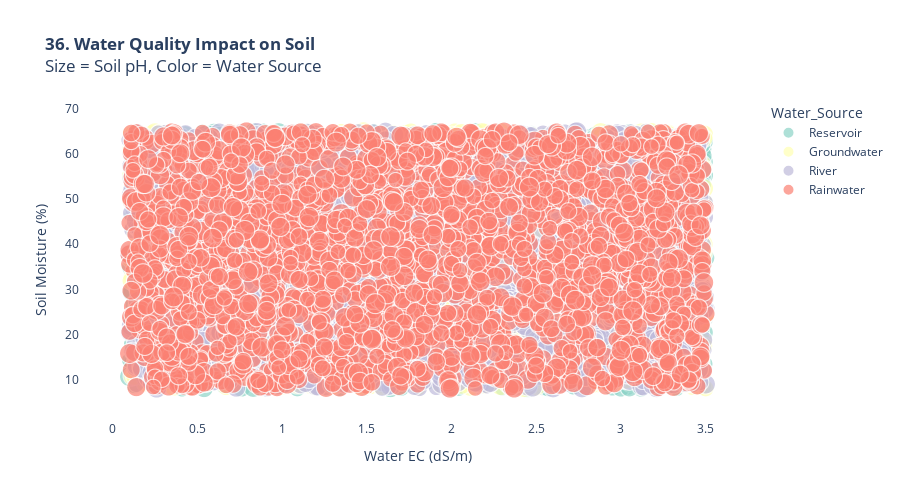

Write notebook code for a chart like this one.
### Markdown cell above
### *36. Water Quality Impact*

### Code cell
print("\n36. Water Quality Analysis...")

fig36 = px.scatter(df, x='Electrical_Conductivity', y='Soil_Moisture',
                   color='Water_Source', size='Soil_pH',
                   title='<b>36. Water Quality Impact on Soil</b><br>Size = Soil pH, Color = Water Source',
                   labels={'Electrical_Conductivity': 'Water EC (dS/m)', 'Soil_Moisture': 'Soil Moisture (%)'},
                   color_discrete_sequence=water_source_colors)

fig36.update_layout(height=500, plot_bgcolor='white')
fig36.show()

### Figure 1 — Plotly figure (JSON) as saved in the notebook; plotly's stock layout.template omitted (floating-point values rounded to 4 significant figures; data arrays with more than 128 entries replaced by an {"elided": "..."} marker saying what was removed)
{"data": [{"hovertemplate": "Water_Source=Reservoir<br>Water EC (dS/m)=%{x}<br>Soil Moisture (%)=%{y}<br>Soil_pH=%{marker.size}<extra></extra>", "legendgroup": "Reservoir", "marker": {"color": "rgb(141,211,199)", "size": {"elided": "2513 float values"}, "sizemode": "area", "sizeref": 0.0205, "symbol": "circle"}, "mode": "markers", "name": "Reservoir", "showlegend": true, "type": "scattergl", "x": {"elided": "2513 float values"}, "xaxis": "x", "y": {"elided": "2513 float values"}, "yaxis": "y"}, {"hovertemplate": "Water_Source=Groundwater<br>Water EC (dS/m)=%{x}<br>Soil Moisture (%)=%{y}<br>Soil_pH=%{marker.size}<extra></extra>", "legendgroup": "Groundwater", "marker": {"color": "rgb(255,255,179)", "size": {"elided": "2462 float values"}, "sizemode": "area", "sizeref": 0.0205, "symbol": "circle"}, "mode": "markers", "name": "Groundwater", "showlegend": true, "type": "scattergl", "x": {"elided": "2462 float values"}, "xaxis": "x", "y": {"elided": "2462 float values"}, "yaxis": "y"}, {"hovertemplate": "Water_Source=River<br>Water EC (dS/m)=%{x}<br>Soil Moisture (%)=%{y}<br>Soil_pH=%{marker.size}<extra></extra>", "legendgroup": "River", "marker": {"color": "rgb(190,186,218)", "size": {"elided": "2528 float values"}, "sizemode": "area", "sizeref": 0.0205, "symbol": "circle"}, "mode": "markers", "name": "River", "showlegend": true, "type": "scattergl", "x": {"elided": "2528 float values"}, "xaxis": "x", "y": {"elided": "2528 float values"}, "yaxis": "y"}, {"hovertemplate": "Water_Source=Rainwater<br>Water EC (dS/m)=%{x}<br>Soil Moisture (%)=%{y}<br>Soil_pH=%{marker.size}<extra></extra>", "legendgroup": "Rainwater", "marker": {"color": "rgb(251,128,114)", "size": {"elided": "2497 float values"}, "sizemode": "area", "sizeref": 0.0205, "symbol": "circle"}, "mode": "markers", "name": "Rainwater", "showlegend": true, "type": "scattergl", "x": {"elided": "2497 float values"}, "xaxis": "x", "y": {"elided": "2497 float values"}, "yaxis": "y"}], "layout": {"height": 500, "legend": {"itemsizing": "constant", "title": {"text": "Water_Source"}, "tracegroupgap": 0}, "plot_bgcolor": "white", "title": {"text": "<b>36. Water Quality Impact on Soil</b><br>Size = Soil pH, Color = Water Source"}, "xaxis": {"anchor": "y", "domain": [0, 1], "title": {"text": "Water EC (dS/m)"}}, "yaxis": {"anchor": "x", "domain": [0, 1], "title": {"text": "Soil Moisture (%)"}}}}
